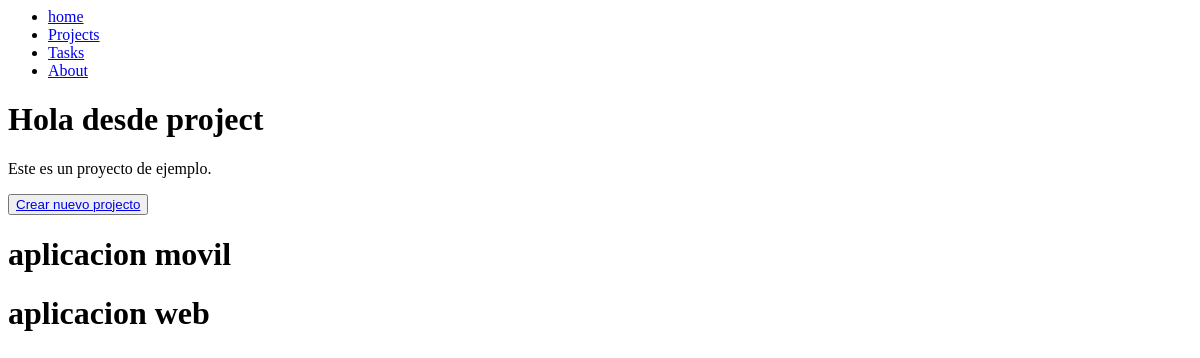
The page /projects/ on the database as committed earlier.
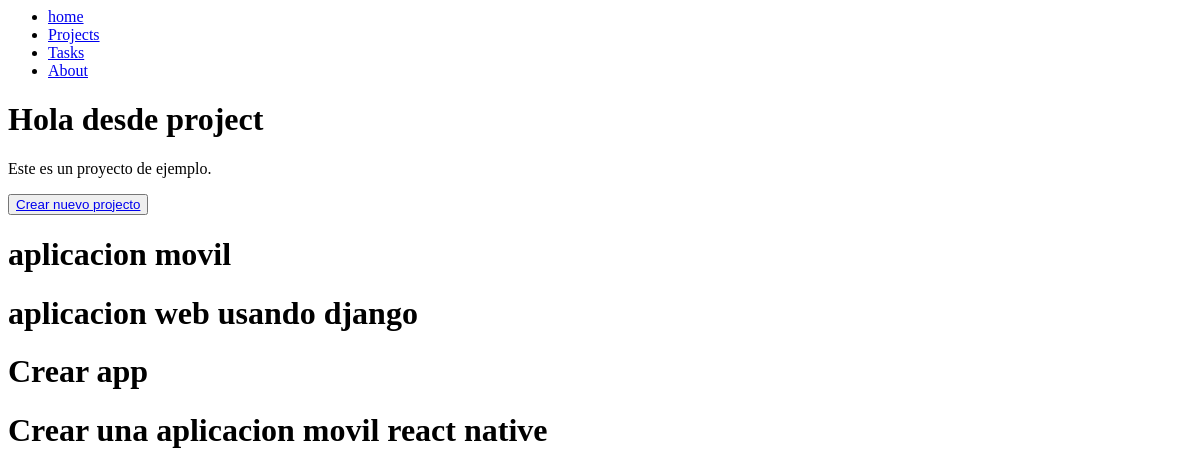
The same page on the database as committed later.
### myapp/models.py (models this page shows, shortened)
class Project(models.Model):
    name = models.CharField(max_length=200)

### myapp/views.py (the view)
# urls.py: path('projects/', views.projects, name='projects'),
def projects(request):
    projects = list(Project.objects.values())
    return render(request, 'projects/projects.html', {'projects': projects})

### myapp/templates/projects/projects.html
{% extends 'layouts/navbar.html' %}
    {% block content %}
    <h1>Hola desde project</h1>
    <p>Este es un proyecto de ejemplo.</p>
    <button>
        <a href="{% url 'create_project' %}">
            Crear  nuevo projecto
        </a>
    </button>
    {% for project in projects %}
    <div>
        <h1>{{project.name}}</h1>
    </div>
    {% endfor %}
    {% endblock %}

Rows that differ between the two databases and show on the page:
changed Project: name "aplicacion web" → "aplicacion web usando django"
added Project: name "Crear app"
added Project: name "Crear una aplicacion movil react native"
